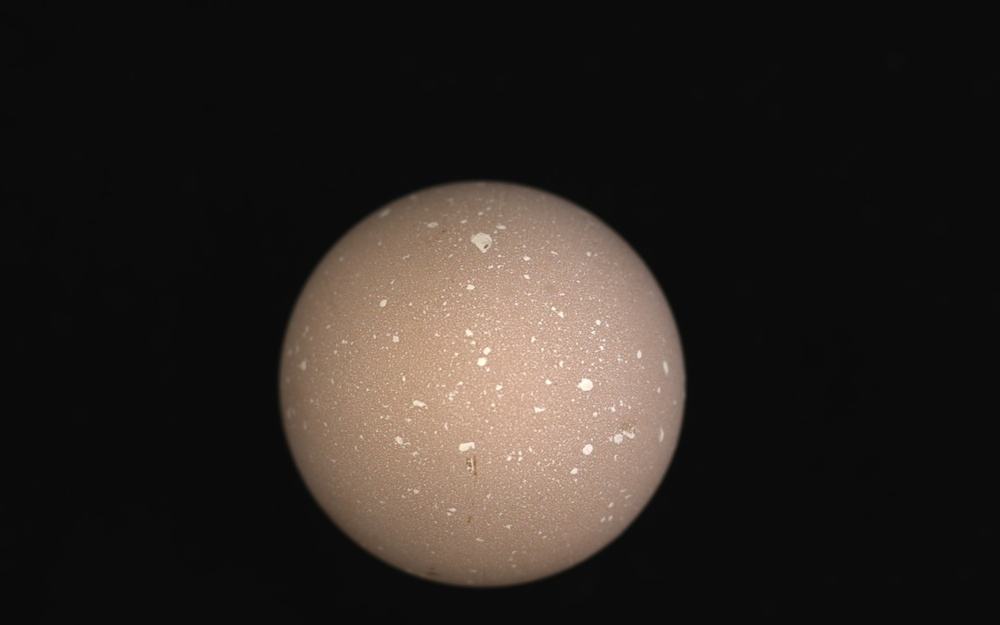
//> input picture week10/kadai02/challenge.jpg, 1000 x 625 px, shrunk from 1920 x 1200 before the run
$ ./main   (built with g++ and OpenCV 4)
//> lines starting //> are read from the running program, lines starting //| are printed output that depends on the picture; after the words box and inside, x2 and y2 are one past the last pixel; in counts of white or black regions, pixels touching at a corner belong together
#include <stdio.h>

#include <iostream>
#include <opencv2/opencv.hpp>

#define FILE_NAME "challenge.jpg"
#define BIN_TH (200)

int main(int argc, const char* argv[]) {
  cv::Mat src_img = cv::imread(FILE_NAME);
//> src_img is the input picture: 625 rows x 1000 cols, CV_8UC3; mean B, G, R 33.1, 37.1, 42.8
  if (src_img.empty()) {  // 入力失敗の場合
    fprintf(stderr, "File is not opened.\n");
    return (-1);
  }

  // グレースケール化
  cv::Mat gray_img;
  cv::cvtColor(src_img, gray_img, cv::COLOR_BGR2GRAY);
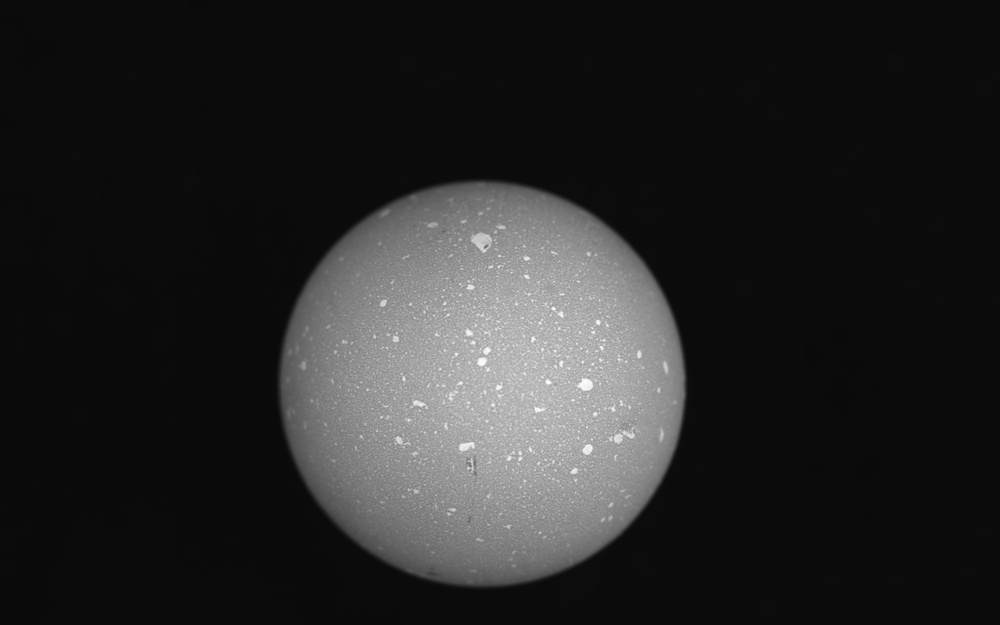
//> gray_img: 625 rows x 1000 cols, CV_8UC1; min 9, max 253, mean 38.3

  // 二値化
  cv::Mat bin_img;
  cv::threshold(gray_img, bin_img, BIN_TH, 255, cv::THRESH_BINARY);
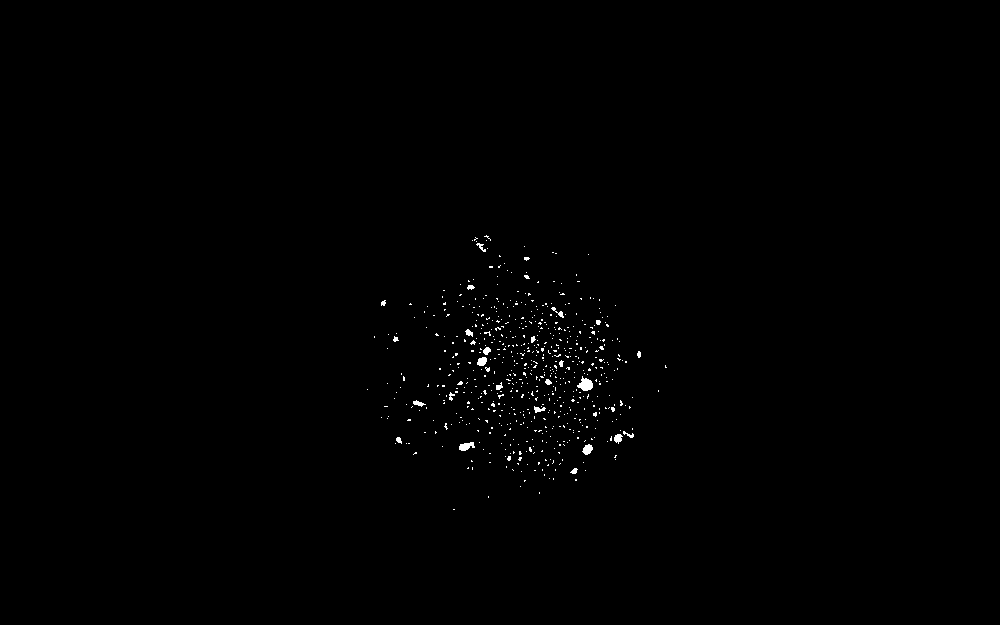
//> bin_img: 625 rows x 1000 cols, CV_8UC1; 0.43% white in thin lines or dots, all inside (x1, y1, x2, y2) = (367, 235, 667, 510)

  // 輪郭抽出
  std::vector<std::vector<cv::Point> > contours;
  cv::findContours(bin_img, contours, cv::RETR_LIST, cv::CHAIN_APPROX_NONE);
//> contours = 638 contours, 624 with area under 20; largest, box (x1, y1, x2, y2) and area: (577, 376, 593, 391) 122, (459, 442, 475, 451) 73, (582, 444, 593, 455) 66, (477, 357, 487, 366) 56, (614, 434, 623, 444) 45

  // 50画素以上だけを残す
  cv::Mat dst_img = cv::Mat(src_img.size(), CV_8UC3);
  int count = 0;
  for (int i = 0; i < contours.size(); i++) {
    double area = cv::contourArea(contours[i]);
    if (area >= 50) {
      count++;
      cv::drawContours(dst_img, contours, i, CV_RGB(255, 255, 255), cv::FILLED);
    }
  }
//> this loop made 638 passes
//> area on passes 16, 52, 64, 292, 378: 21, 65.5, 73, 122.5, 56
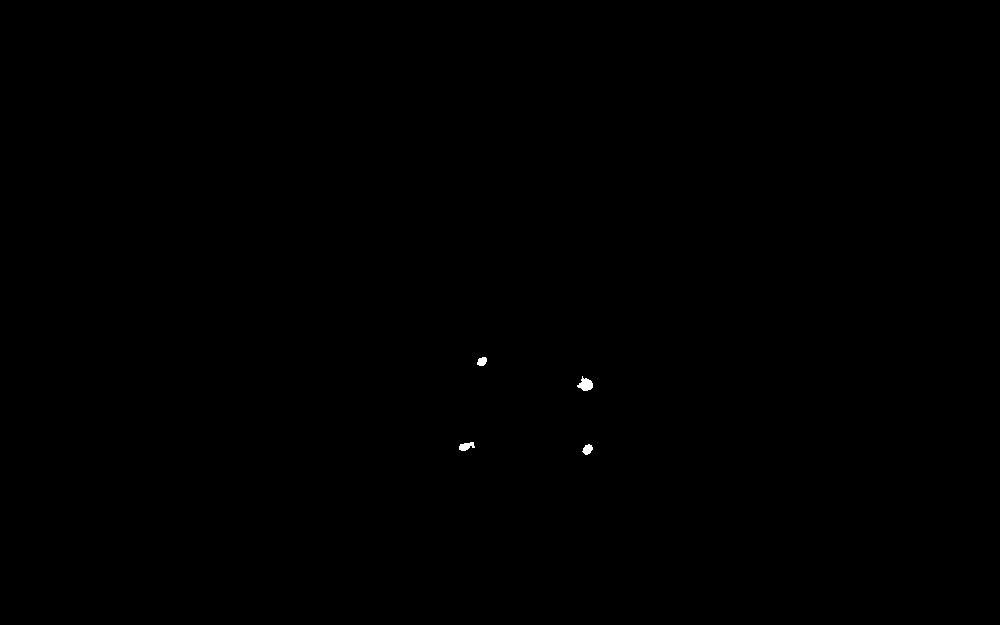
//> dst_img: 625 rows x 1000 cols, CV_8UC3; 0.06% white; 4 white regions, box (x1, y1, x2, y2) and area: (577, 376, 593, 391) 145, (459, 442, 475, 451) 94, (582, 444, 593, 455) 80, (477, 357, 487, 366) 70
//> after the loop, count = 4

  printf("count: %d\n", count);
//| count: 4

  // 表示
  cv::imshow("output", dst_img);
  cv::imwrite("output.jpg", dst_img);
  cv::waitKey();

  return 0;
}
